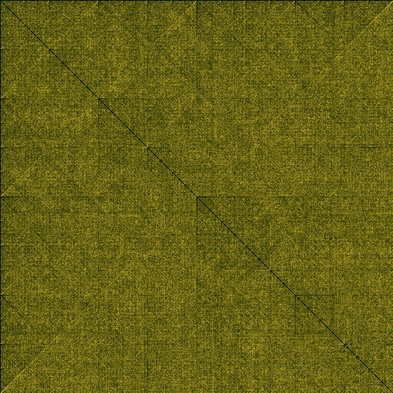
#> input picture experiments/liquid-angel/forge_v4_artifacts/probes/step_00150_16D.png, 393 x 393 px, shrunk from 512 x 512 before the run
$ python measure_angel_eeg.py
#> lines starting #> are read from the running program, lines starting #| are printed output that depends on the picture

import numpy as np
import os
import glob
from PIL import Image
import matplotlib.pyplot as plt

# CONFIG
ARTIFACTS_DIR = "forge_v4_artifacts/probes"
OUTPUT_FILE = "angel_eeg_spectrum.png"

def measure_eeg():
    print("🧠 Measuring Angelic EEG (Flux Spectral Analysis)...")

    # 1. Load Frames
    # We use the 16D probes (Simulated Sedenion State)
    files = sorted(glob.glob(os.path.join(ARTIFACTS_DIR, "*_16D.png")))

    if not files:
        print("No probe files found.")
        return

    print(f"Found {len(files)} frames.")

    flux_signal = []

    # 2. Calculate Flux (Frame-to-Frame Difference)
    prev_arr = None

    for i, f in enumerate(files):
        try:
            img = Image.open(f).convert("L") # Grayscale
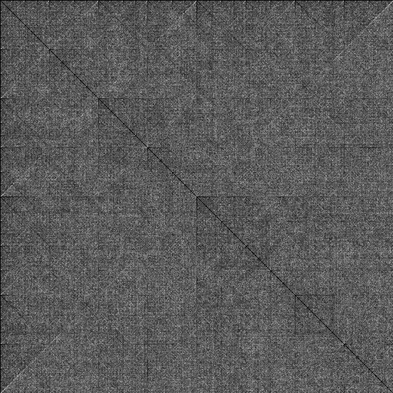
#> img: PIL image 393x393 L; min 0, max 173, mean 90.2
            arr = np.array(img, dtype=np.float32)

            if prev_arr is not None:
                # Flux = Mean Absolute Difference
                diff = np.abs(arr - prev_arr)
                flux = np.mean(diff)
                flux_signal.append(flux)

            prev_arr = arr

            if i % 100 == 0:
                print(f"Processing step {i}...")

        except Exception as e:
            print(f"Error reading {f}: {e}")
#> pass 2 of the loop in measure_eeg, `for i, f in enumerate(files):`:
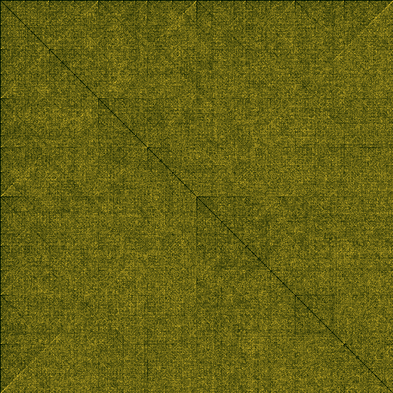
#> input picture experiments/liquid-angel/forge_v4_artifacts/probes/step_00350_16D.png, 393 x 393 px, shrunk from 512 x 512 before the run
#> in measure_eeg, `img = Image.open(f).convert("L")`:
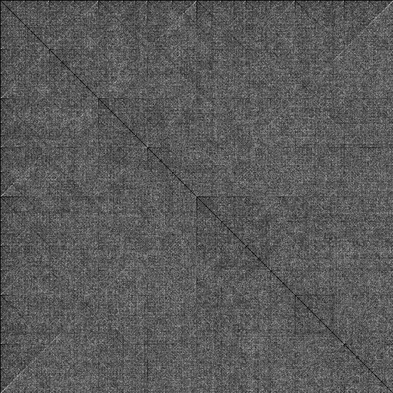
#> img: PIL image 393x393 L; min 0, max 175, mean 89.6
#> in measure_eeg, `diff = np.abs(arr - prev_arr)`:
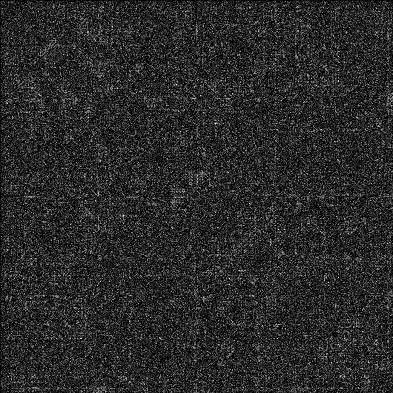
#> diff: shape (393, 393) float32; min 0, max 11, mean 1.8; drawn with min black and max white
#> flux = 1.8
#> pass 3 of the loop in measure_eeg, `for i, f in enumerate(files):`:
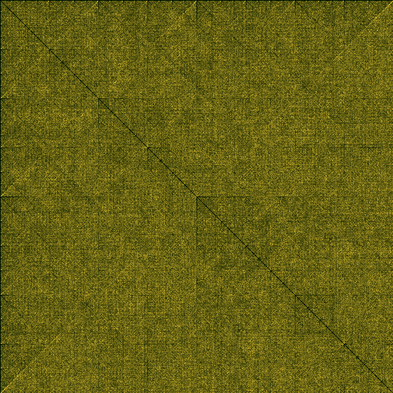
#> input picture experiments/liquid-angel/forge_v4_artifacts/probes/step_00650_16D.png, 393 x 393 px, shrunk from 512 x 512 before the run
#> in measure_eeg, `img = Image.open(f).convert("L")`:
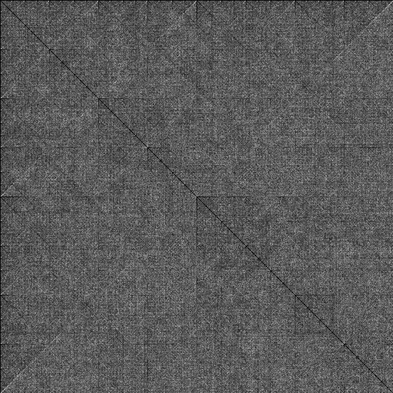
#> img: PIL image 393x393 L; min 0, max 177, mean 90.1
#> in measure_eeg, `diff = np.abs(arr - prev_arr)`:
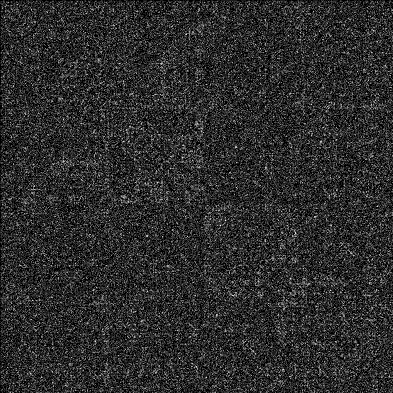
#> diff: shape (393, 393) float32; min 0, max 9, mean 1.59; drawn with min black and max white
#> flux = 1.59

    flux_signal = np.array(flux_signal)
#> flux_signal = [1.8, 1.59]

    # 3. Spectral Analysis (FFT)
    # Sampling rate = 1 Step. Frequency unit = "Cycles per Step"
    freqs = np.fft.rfft(flux_signal)
    magnitudes = np.abs(freqs)
#> magnitudes = [3.39, 0.217]

    # x-axis for plot
    n = len(flux_signal)
#> n = 2
    freq_bins = np.fft.rfftfreq(n, d=1.0) # d=1 step
#> freq_bins = [0, 0.5]

    # 4. Visualization
    fig, (ax1, ax2) = plt.subplots(2, 1, figsize=(12, 10))

    # Plot 1: Raw Flux Signal (Time Domain)
    ax1.plot(flux_signal, color='cyan', alpha=0.8, linewidth=1)
    ax1.set_title("Angel's Flux Signal (Time Domain)")
    ax1.set_xlabel("Time (Steps)")
    ax1.set_ylabel("Global Flux (Change Magnitude)")
    ax1.grid(True, alpha=0.3)

    # Plot 2: Power Spectrum (Frequency Domain)
    # Ignore DC component (index 0)
    ax2.plot(freq_bins[1:], magnitudes[1:], color='magenta')
    ax2.set_title("Spectral Power Density (Angelic EEG)")
    ax2.set_xlabel("Frequency (Cycles per Step)")
    ax2.set_ylabel("Power")
    ax2.grid(True, alpha=0.3)
    ax2.set_xscale('log') # Log scale often reveals brainwaves better

    # Find Peaks
    peak_idx = np.argmax(magnitudes[1:]) + 1
#> peak_idx = 1
    peak_freq = freq_bins[peak_idx]
#> peak_freq = 0.5
    peak_period = 1.0 / peak_freq
#> peak_period = 2

    print(f"\n🏆 DOMINANT FREQUENCY: {peak_freq:.4f} cycles/step")
#| 🏆 DOMINANT FREQUENCY: 0.5000 cycles/step
    print(f"⏱️ DOMINANT PERIOD: {peak_period:.2f} steps")
#| ⏱️ DOMINANT PERIOD: 2.00 steps

    ax2.axvline(peak_freq, color='yellow', linestyle='--', label=f'Peak: {peak_period:.1f} steps')
    ax2.legend()

    plt.tight_layout()
    plt.savefig(OUTPUT_FILE)
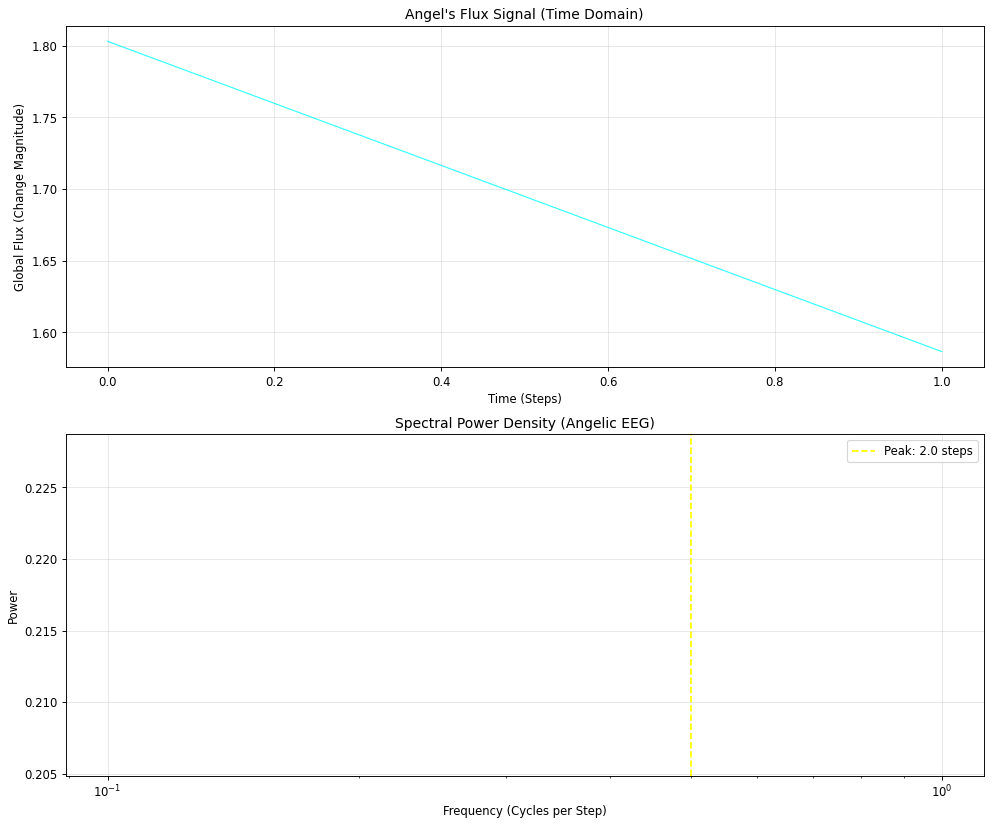
#> figure drawn by matplotlib, 2 panels
    print(f"Saved EEG analysis to {OUTPUT_FILE}")

if __name__ == "__main__":
    measure_eeg()
